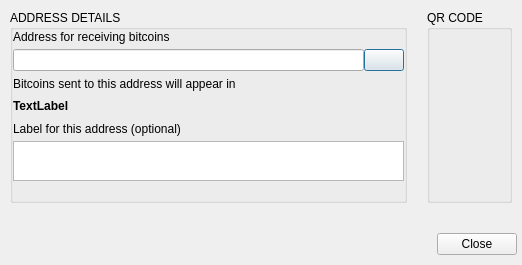
<?xml version="1.0" encoding="UTF-8"?>
<ui version="4.0">
 <class>NewAddressDialog</class>
 <widget class="QDialog" name="NewAddressDialog">
  <property name="windowModality">
   <enum>Qt::ApplicationModal</enum>
  </property>
  <property name="geometry">
   <rect>
    <x>0</x>
    <y>0</y>
    <width>522</width>
    <height>265</height>
   </rect>
  </property>
  <property name="sizePolicy">
   <sizepolicy hsizetype="Preferred" vsizetype="Expanding">
    <horstretch>0</horstretch>
    <verstretch>0</verstretch>
   </sizepolicy>
  </property>
  <property name="windowTitle">
   <string>Generate Address</string>
  </property>
  <layout class="QVBoxLayout" name="verticalLayout_6">
   <property name="spacing">
    <number>10</number>
   </property>
   <property name="leftMargin">
    <number>0</number>
   </property>
   <property name="topMargin">
    <number>0</number>
   </property>
   <property name="rightMargin">
    <number>0</number>
   </property>
   <property name="bottomMargin">
    <number>0</number>
   </property>
   <item>
    <widget class="QWidget" name="widget_2" native="true">
     <layout class="QHBoxLayout" name="horizontalLayout_4">
      <property name="spacing">
       <number>20</number>
      </property>
      <property name="leftMargin">
       <number>10</number>
      </property>
      <property name="topMargin">
       <number>10</number>
      </property>
      <property name="rightMargin">
       <number>10</number>
      </property>
      <property name="bottomMargin">
       <number>10</number>
      </property>
      <item>
       <layout class="QVBoxLayout" name="verticalLayout_5">
        <property name="spacing">
         <number>5</number>
        </property>
        <item>
         <widget class="QGroupBox" name="groupBoxNewAddress">
          <property name="sizePolicy">
           <sizepolicy hsizetype="Expanding" vsizetype="Preferred">
            <horstretch>0</horstretch>
            <verstretch>0</verstretch>
           </sizepolicy>
          </property>
          <property name="title">
           <string>ADDRESS DETAILS</string>
          </property>
          <layout class="QVBoxLayout" name="verticalLayout_7">
           <property name="leftMargin">
            <number>0</number>
           </property>
           <property name="topMargin">
            <number>0</number>
           </property>
           <property name="rightMargin">
            <number>0</number>
           </property>
           <property name="bottomMargin">
            <number>0</number>
           </property>
           <item>
            <widget class="QWidget" name="widget_3" native="true">
             <layout class="QVBoxLayout" name="verticalLayout_2">
              <property name="spacing">
               <number>5</number>
              </property>
              <property name="leftMargin">
               <number>0</number>
              </property>
              <property name="topMargin">
               <number>0</number>
              </property>
              <property name="rightMargin">
               <number>0</number>
              </property>
              <property name="bottomMargin">
               <number>0</number>
              </property>
              <item>
               <widget class="QLabel" name="labelNewAddress">
                <property name="text">
                 <string>Address for receiving bitcoins</string>
                </property>
               </widget>
              </item>
              <item>
               <widget class="QWidget" name="widget" native="true">
                <property name="sizePolicy">
                 <sizepolicy hsizetype="Preferred" vsizetype="Fixed">
                  <horstretch>0</horstretch>
                  <verstretch>0</verstretch>
                 </sizepolicy>
                </property>
                <layout class="QHBoxLayout" name="horizontalLayout">
                 <property name="spacing">
                  <number>0</number>
                 </property>
                 <property name="leftMargin">
                  <number>0</number>
                 </property>
                 <property name="topMargin">
                  <number>0</number>
                 </property>
                 <property name="rightMargin">
                  <number>0</number>
                 </property>
                 <property name="bottomMargin">
                  <number>0</number>
                 </property>
                 <item>
                  <widget class="QLineEdit" name="lineEditNewAddress">
                   <property name="minimumSize">
                    <size>
                     <width>260</width>
                     <height>0</height>
                    </size>
                   </property>
                   <property name="readOnly">
                    <bool>true</bool>
                   </property>
                  </widget>
                 </item>
                 <item>
                  <widget class="QPushButton" name="pushButtonCopyToClipboard">
                   <property name="sizePolicy">
                    <sizepolicy hsizetype="Minimum" vsizetype="Fixed">
                     <horstretch>0</horstretch>
                     <verstretch>0</verstretch>
                    </sizepolicy>
                   </property>
                   <property name="minimumSize">
                    <size>
                     <width>0</width>
                     <height>0</height>
                    </size>
                   </property>
                   <property name="maximumSize">
                    <size>
                     <width>16777215</width>
                     <height>16777215</height>
                    </size>
                   </property>
                   <property name="sizeIncrement">
                    <size>
                     <width>0</width>
                     <height>20</height>
                    </size>
                   </property>
                   <property name="text">
                    <string extracomment="Copy to Clipboard"/>
                   </property>
                   <property name="iconButtonPaste" stdset="0">
                    <bool>true</bool>
                   </property>
                  </widget>
                 </item>
                 <item>
                  <widget class="QPushButton" name="pushButtonCreateLink">
                   <property name="enabled">
                    <bool>false</bool>
                   </property>
                   <property name="sizePolicy">
                    <sizepolicy hsizetype="Fixed" vsizetype="Fixed">
                     <horstretch>0</horstretch>
                     <verstretch>0</verstretch>
                    </sizepolicy>
                   </property>
                   <property name="minimumSize">
                    <size>
                     <width>0</width>
                     <height>0</height>
                    </size>
                   </property>
                   <property name="maximumSize">
                    <size>
                     <width>0</width>
                     <height>0</height>
                    </size>
                   </property>
                   <property name="sizeIncrement">
                    <size>
                     <width>0</width>
                     <height>0</height>
                    </size>
                   </property>
                   <property name="text">
                    <string extracomment="Create Clickable Link"/>
                   </property>
                   <property name="iconSize">
                    <size>
                     <width>16</width>
                     <height>16</height>
                    </size>
                   </property>
                   <property name="iconButtonNewLink" stdset="0">
                    <bool>true</bool>
                   </property>
                  </widget>
                 </item>
                </layout>
               </widget>
              </item>
             </layout>
            </widget>
           </item>
           <item>
            <widget class="QFrame" name="verticalFrame_2">
             <property name="sizePolicy">
              <sizepolicy hsizetype="Expanding" vsizetype="Preferred">
               <horstretch>0</horstretch>
               <verstretch>0</verstretch>
              </sizepolicy>
             </property>
             <property name="minimumSize">
              <size>
               <width>0</width>
               <height>0</height>
              </size>
             </property>
             <layout class="QVBoxLayout" name="verticalLayout">
              <property name="spacing">
               <number>5</number>
              </property>
              <property name="leftMargin">
               <number>0</number>
              </property>
              <property name="topMargin">
               <number>0</number>
              </property>
              <property name="rightMargin">
               <number>0</number>
              </property>
              <property name="bottomMargin">
               <number>0</number>
              </property>
              <item>
               <widget class="QLabel" name="label_4">
                <property name="text">
                 <string>Bitcoins sent to this address will appear in</string>
                </property>
               </widget>
              </item>
              <item>
               <widget class="QLabel" name="labelWallet">
                <property name="sizePolicy">
                 <sizepolicy hsizetype="Expanding" vsizetype="Preferred">
                  <horstretch>0</horstretch>
                  <verstretch>0</verstretch>
                 </sizepolicy>
                </property>
                <property name="minimumSize">
                 <size>
                  <width>0</width>
                  <height>20</height>
                 </size>
                </property>
                <property name="maximumSize">
                 <size>
                  <width>16777215</width>
                  <height>20</height>
                 </size>
                </property>
                <property name="sizeIncrement">
                 <size>
                  <width>0</width>
                  <height>20</height>
                 </size>
                </property>
                <property name="styleSheet">
                 <string notr="true">font-weight: bold;</string>
                </property>
                <property name="text">
                 <string>TextLabel</string>
                </property>
                <property name="informationLabel" stdset="0">
                 <bool>true</bool>
                </property>
               </widget>
              </item>
             </layout>
            </widget>
           </item>
           <item>
            <widget class="QFrame" name="verticalFrame">
             <property name="sizePolicy">
              <sizepolicy hsizetype="Expanding" vsizetype="Minimum">
               <horstretch>0</horstretch>
               <verstretch>0</verstretch>
              </sizepolicy>
             </property>
             <property name="minimumSize">
              <size>
               <width>0</width>
               <height>50</height>
              </size>
             </property>
             <layout class="QVBoxLayout" name="verticalLayout_3">
              <property name="spacing">
               <number>5</number>
              </property>
              <property name="leftMargin">
               <number>0</number>
              </property>
              <property name="topMargin">
               <number>0</number>
              </property>
              <property name="rightMargin">
               <number>0</number>
              </property>
              <property name="bottomMargin">
               <number>0</number>
              </property>
              <item>
               <widget class="QLabel" name="labelDescription">
                <property name="sizePolicy">
                 <sizepolicy hsizetype="MinimumExpanding" vsizetype="Preferred">
                  <horstretch>0</horstretch>
                  <verstretch>0</verstretch>
                 </sizepolicy>
                </property>
                <property name="text">
                 <string>Label for this address (optional)</string>
                </property>
                <property name="textFormat">
                 <enum>Qt::PlainText</enum>
                </property>
                <property name="scaledContents">
                 <bool>true</bool>
                </property>
                <property name="wordWrap">
                 <bool>false</bool>
                </property>
               </widget>
              </item>
              <item>
               <widget class="QTextEdit" name="textEditDescription">
                <property name="sizePolicy">
                 <sizepolicy hsizetype="Expanding" vsizetype="Minimum">
                  <horstretch>0</horstretch>
                  <verstretch>0</verstretch>
                 </sizepolicy>
                </property>
                <property name="minimumSize">
                 <size>
                  <width>320</width>
                  <height>40</height>
                 </size>
                </property>
                <property name="maximumSize">
                 <size>
                  <width>16777215</width>
                  <height>40</height>
                 </size>
                </property>
                <property name="tabChangesFocus">
                 <bool>true</bool>
                </property>
               </widget>
              </item>
              <item>
               <spacer name="verticalSpacer">
                <property name="orientation">
                 <enum>Qt::Vertical</enum>
                </property>
                <property name="sizeHint" stdset="0">
                 <size>
                  <width>20</width>
                  <height>40</height>
                 </size>
                </property>
               </spacer>
              </item>
             </layout>
            </widget>
           </item>
          </layout>
         </widget>
        </item>
       </layout>
      </item>
      <item>
       <widget class="QGroupBox" name="groupBoxQrCode">
        <property name="title">
         <string>QR CODE</string>
        </property>
        <layout class="QVBoxLayout" name="verticalLayout_4">
         <property name="spacing">
          <number>10</number>
         </property>
         <property name="leftMargin">
          <number>0</number>
         </property>
         <property name="topMargin">
          <number>0</number>
         </property>
         <property name="rightMargin">
          <number>0</number>
         </property>
         <property name="bottomMargin">
          <number>0</number>
         </property>
         <item>
          <widget class="QLabel" name="labelQRCode">
           <property name="text">
            <string/>
           </property>
          </widget>
         </item>
         <item>
          <spacer name="verticalSpacer_2">
           <property name="orientation">
            <enum>Qt::Vertical</enum>
           </property>
           <property name="sizeHint" stdset="0">
            <size>
             <width>20</width>
             <height>40</height>
            </size>
           </property>
          </spacer>
         </item>
        </layout>
       </widget>
      </item>
     </layout>
    </widget>
   </item>
   <item>
    <widget class="QFrame" name="horizontalFrame">
     <property name="minimumSize">
      <size>
       <width>0</width>
       <height>0</height>
      </size>
     </property>
     <property name="buttonBar" stdset="0">
      <bool>true</bool>
     </property>
     <layout class="QHBoxLayout" name="horizontalLayout_2">
      <property name="spacing">
       <number>10</number>
      </property>
      <property name="leftMargin">
       <number>5</number>
      </property>
      <property name="topMargin">
       <number>10</number>
      </property>
      <property name="rightMargin">
       <number>5</number>
      </property>
      <property name="bottomMargin">
       <number>10</number>
      </property>
      <item>
       <widget class="QDialogButtonBox" name="buttonBox">
        <property name="standardButtons">
         <set>QDialogButtonBox::Close</set>
        </property>
       </widget>
      </item>
     </layout>
    </widget>
   </item>
  </layout>
 </widget>
 <resources/>
 <connections>
  <connection>
   <sender>buttonBox</sender>
   <signal>accepted()</signal>
   <receiver>NewAddressDialog</receiver>
   <slot>accept()</slot>
   <hints>
    <hint type="sourcelabel">
     <x>488</x>
     <y>412</y>
    </hint>
    <hint type="destinationlabel">
     <x>432</x>
     <y>392</y>
    </hint>
   </hints>
  </connection>
  <connection>
   <sender>buttonBox</sender>
   <signal>rejected()</signal>
   <receiver>NewAddressDialog</receiver>
   <slot>reject()</slot>
   <hints>
    <hint type="sourcelabel">
     <x>590</x>
     <y>412</y>
    </hint>
    <hint type="destinationlabel">
     <x>570</x>
     <y>393</y>
    </hint>
   </hints>
  </connection>
 </connections>
</ui>
